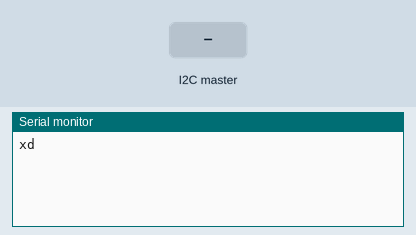
Recording of a sketch running on a simulated Arduino Uno, built with avr-gcc and run on an emulated ATmega328P. Shown: the last lines printed to the serial monitor. The test bench sets the inputs (shaded band).

Above: at 2.2 s.
2.3 s: the I2C master sends the byte 1
At 3.5 s:
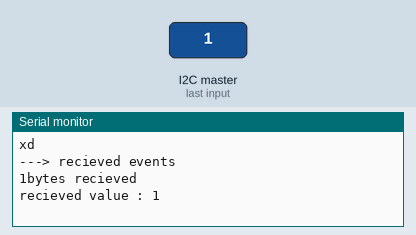
3.8 s: the I2C master sends the byte 0
At 4.7 s:
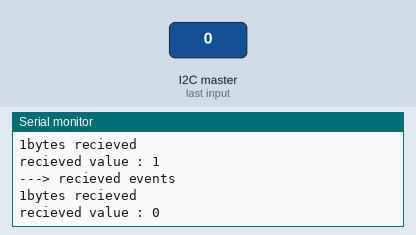

The sketch:

i2c.ino
```cpp
#include <Wire.h>

# define I2C_SLAVE_ADDRESS 11 // 12 pour l'esclave 2 et ainsi de suite

#define PAYLOAD_SIZE 2

void setup()
{
  Wire.begin(I2C_SLAVE_ADDRESS);
  Serial.begin(1000000);
  Serial.println("xd");
  delay(1000);
  Wire.onRequest(requestEvents);
  Wire.onReceive(receiveEvents);
}

void loop(){}

int n = 0;

void requestEvents()
{
  Serial.println(F("---> recieved request"));
  Serial.print(F("sending value : "));
  Serial.println(100);
  Wire.write(100);
}

void receiveEvents(int numBytes)
{
  Serial.println(F("---> recieved events"));
  n = Wire.read();
  Serial.print(numBytes);
  Serial.println(F("bytes recieved"));
  Serial.print(F("recieved value : "));
  Serial.println(n);
}
```

Measured:
- after the input at 2.3 s, the serial monitor: prints a new line at once (image 1)
- after the input at 3.8 s, the serial monitor: prints a new line at once (image 2)
